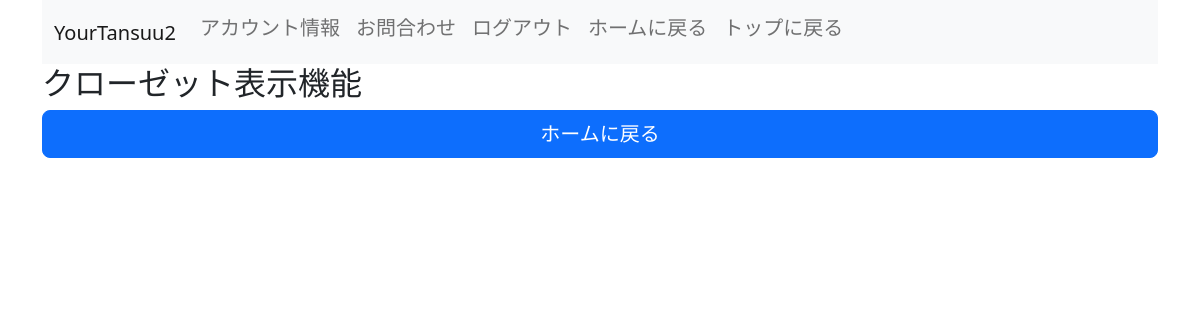
The page /contents/closet_list/ (signed in) on the database as committed earlier.
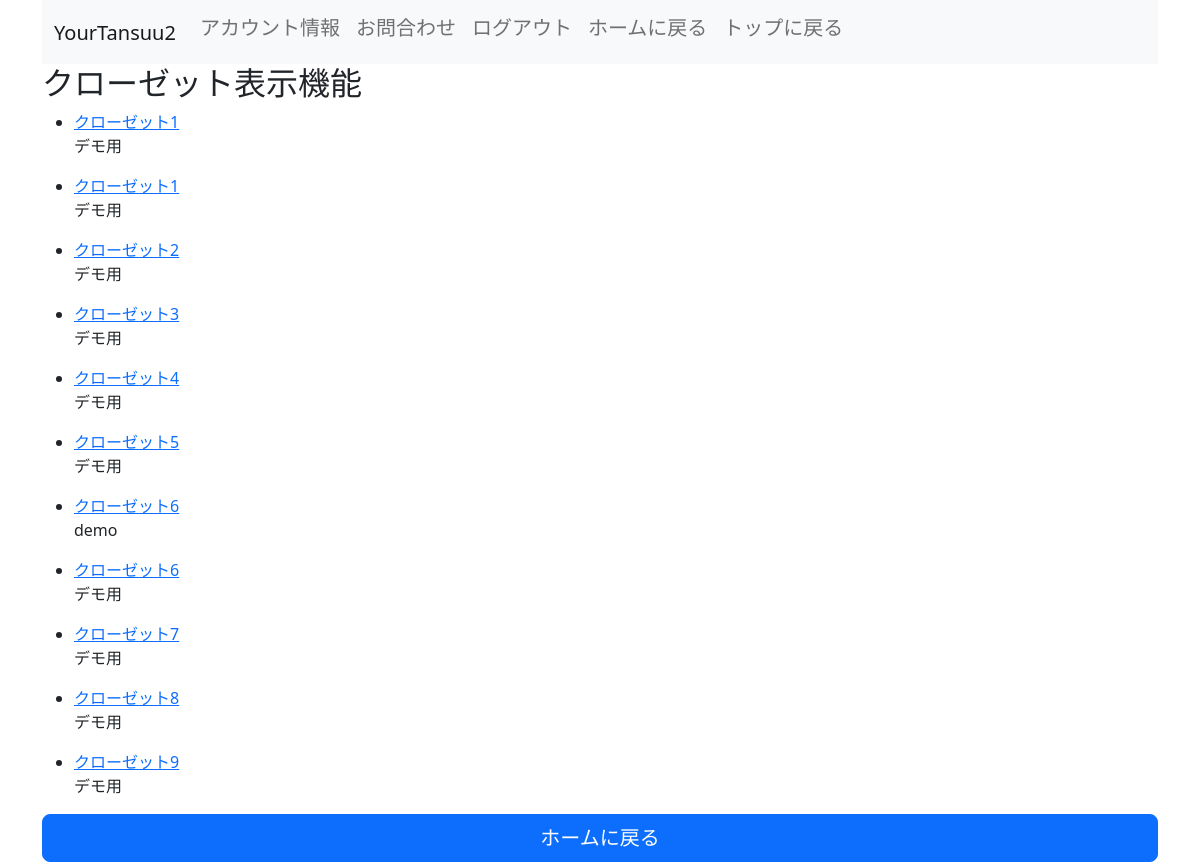
The same page on the database as committed later.
### item/models.py (models this page shows, shortened)
class Closet(models.Model):
    user = models.ForeignKey(settings.AUTH_USER_MODEL, verbose_name='ユーザー', on_delete=models.CASCADE,null=True)
    closet_name = models.CharField(verbose_name='クローゼット名', max_length=255)
    closet_memo = models.CharField(verbose_name='メモ', max_length=325)
    create_date = models.DateTimeField(verbose_name='作成日', auto_now_add=True)
    class Meta:
        ordering = ['closet_name']

### item/views.py (the view)
# urls.py: path('contents/closet_list/',ClosetListView, name = 'closet_list'),
def ClosetListView(request):
    object_list = Closet.objects.filter(user_id = request.user)
    return render(request, 'contents/closet_list.html', {'object_list':object_list})

### templates/contents/closet_list.html (shortened to what this page needs)
{% extends 'contents/base.html' %}
{% load django_bootstrap5 %}
{% block header %}
<div class = "container">
    <nav class="navbar navbar-expand-lg navbar-light bg-light">
        <div class="container-fluid">
          <h2><a class="navbar-brand" href="#">YourTansuu2</a></h2>
          <div class="collapse navbar-collapse" id="navbarNav">
            <ul class="navbar-nav">
              <li class="nav-item">
                  <h5><a class="nav-link" href="{% url 'account_control' %}">アカウント情報</a></h5>
              </li>
              <li class="nav-item">
                <h5><a class="nav-link" href="#">お問合わせ</a></h5>
              </li>
              <li class="nav-item">
                <h5><a class="nav-link" href="{% url 'original_logout' %}">ログアウト</a></h5>
              </li>
              <li class="nav-item">
                <h5><a class="nav-link" href="{% url 'index' %}">ホームに戻る</a></h5>
              </li>
              <li class="nav-item">
                <h5><a class="nav-link" href="{% url 'home' %}">トップに戻る</a></h5>
              </li>
            </ul>
          </div>
        </div>
    </nav>
    </div>
{% endblock header %}
{% block content %}
<div class="container">
    <h2>クローゼット表示機能</h2>
    {% for item in object_list %}
    <ul>
    <li><a href="{% url 'item_list' %}">{{ item.closet_name }}</a></li>
    <p>{{ item.closet_memo }}</p>
  </ul>
    {% endfor %}
<a href="{% url 'index' %}"button class="w-100 btn btn-lg btn-primary" type="submit">ホームに戻る</a></button>
</div>
{% endblock content %}

Rows that differ between the two databases and show on the page:
added Closet: closet_name "クローゼット1", closet_memo "デモ用"
added Closet: closet_name "クローゼット1", closet_memo "デモ用"
added Closet: closet_name "クローゼット2", closet_memo "デモ用"
added Closet: closet_name "クローゼット3", closet_memo "デモ用"
added Closet: closet_name "クローゼット4", closet_memo "デモ用"
added Closet: closet_name "クローゼット5", closet_memo "デモ用"
added Closet: closet_name "クローゼット6", closet_memo "demo"
added Closet: closet_name "クローゼット6", closet_memo "デモ用"
added Closet: closet_name "クローゼット7", closet_memo "デモ用"
added Closet: closet_name "クローゼット8", closet_memo "デモ用"
added Closet: closet_name "クローゼット9", closet_memo "デモ用"
